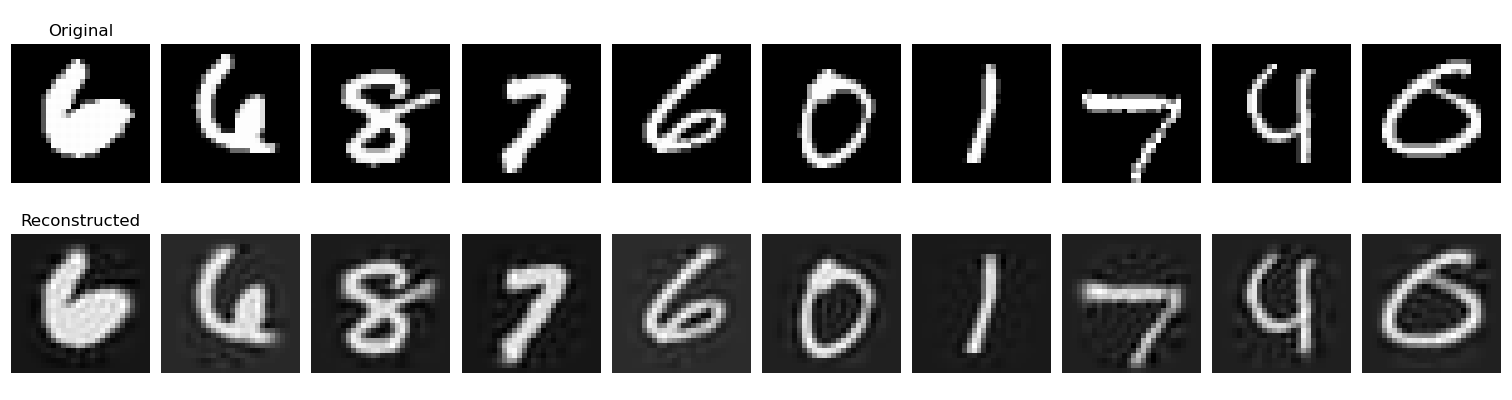

This chart was generated by the following Python code:
import random

import matplotlib.pyplot as plt
import numpy as np
import torch
import torchvision.datasets as datasets
import torchvision.transforms as transforms
from sklearn.decomposition import TruncatedSVD
from torch.utils.data import DataLoader

# 設定隨機種子以確保結果可重現
np.random.seed(42)
torch.manual_seed(42)
random.seed(42)

# 定義數據轉換
img_transform = transforms.Compose([
    transforms.ToTensor(),
    transforms.Lambda(lambda x: x.view(-1))  # 將圖片展開成一維向量
])

# 加載MNIST數據集
mnist_train = datasets.MNIST(root='drive/My Drive/mnist/MNIST_data/',
                             train=True,
                             transform=img_transform,
                             download=True)

train_loader = DataLoader(mnist_train, batch_size=60000, shuffle=True)

# 獲取所有訓練數據
for data, _ in train_loader:
    X_train = data.numpy()
    break

# 執行SVD降維
n_components = 154  # 選擇保留的維度數
svd = TruncatedSVD(n_components=n_components)
X_transformed = svd.fit_transform(X_train)

# 重建圖像
X_reconstructed = svd.inverse_transform(X_transformed)

# 計算解釋方差比
explained_variance_ratio = svd.explained_variance_ratio_
cumulative_variance_ratio = np.cumsum(explained_variance_ratio)

# 繪製解釋方差比圖
plt.figure(figsize=(10, 5))
plt.plot(range(1, n_components + 1), cumulative_variance_ratio, 'bo-')
plt.xlabel('Number of Components')
plt.ylabel('Cumulative Explained Variance Ratio')
plt.title('Explained Variance Ratio vs Number of Components')
plt.grid(True)
plt.show()

print(f"使用{n_components}個組件可以解釋{cumulative_variance_ratio[-1]*100:.2f}%的方差")

# 隨機選擇10張圖片進行比較
indices = random.sample(range(len(X_train)), 10)

# 設置圖片顯示
plt.figure(figsize=(20, 4))
for i, idx in enumerate(indices):
    # 原始圖片
    plt.subplot(2, 10, i + 1)
    plt.imshow(X_train[idx].reshape(28, 28), cmap='gray')
    plt.axis('off')
    if i == 0:
        plt.title('Original')

    # 重建圖片
    plt.subplot(2, 10, i + 11)
    plt.imshow(X_reconstructed[idx].reshape(28, 28), cmap='gray')
    plt.axis('off')
    if i == 0:
        plt.title('Reconstructed')

plt.tight_layout()
plt.show()

# 計算重建誤差
mse = np.mean((X_train - X_reconstructed) ** 2)
print(f"平均重建誤差 (MSE): {mse:.6f}")

# 為了更好地理解不同維度的影響，我們可以測試不同的組件數量
test_components = [10, 25, 50, 100, 200]
sample_idx = indices[0]  # 選擇第一張測試圖片

plt.figure(figsize=(len(test_components) + 1, 2))

# 顯示原始圖片
plt.subplot(1, len(test_components) + 1, 1)
plt.imshow(X_train[sample_idx].reshape(28, 28), cmap='gray')
plt.title('Original')
plt.axis('off')

# 顯示不同維度下的重建結果
for i, n_comp in enumerate(test_components):
    svd_test = TruncatedSVD(n_components=n_comp)
    X_transformed_test = svd_test.fit_transform(X_train)
    X_reconstructed_test = svd_test.inverse_transform(X_transformed_test)

    plt.subplot(1, len(test_components) + 1, i + 2)
    plt.imshow(X_reconstructed_test[sample_idx].reshape(28, 28), cmap='gray')
    plt.title(f'{n_comp} comp.')
    plt.axis('off')

plt.tight_layout()
plt.show()

# 輸出不同維度下的累積解釋方差
svd_full = TruncatedSVD(n_components=100)
svd_full.fit(X_train)
cumulative_variance_full = np.cumsum(svd_full.explained_variance_ratio_)

print("\n不同維度下的累積解釋方差比例：")
for n_comp in test_components:
    print(f"{n_comp}個組件: {cumulative_variance_full[n_comp-1]*100:.2f}%")
